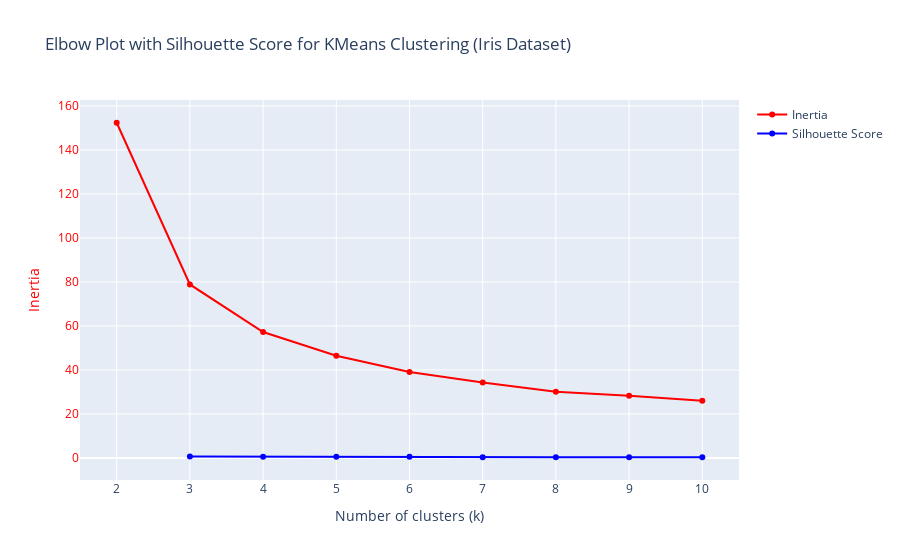

Here is the notebook cell this chart was saved with:
### Code cell
import numpy as np
import plotly.graph_objs as go
from sklearn.datasets import load_iris
from sklearn.cluster import KMeans
from sklearn.metrics import silhouette_score

# Load the Iris dataset
iris = load_iris()
X = iris.data

# Set up range of clusters to test
k_values = list(range(2, 11))

# Initialize lists to store inertia and silhouette scores
inertia = []
silhouette_scores = []

# Fit KMeans and compute inertia and silhouette scores for each value of k
for k in k_values:
    kmeans = KMeans(n_clusters=k, n_init=10, random_state=42)  # Setting n_init explicitly
    kmeans.fit(X)
    inertia.append(kmeans.inertia_)
    if k > 1:
        silhouette_scores.append(silhouette_score(X, kmeans.labels_))

# Create traces
trace1 = go.Scatter(x=k_values, y=inertia, mode='lines+markers', name='Inertia', marker=dict(color='red'))
trace2 = go.Scatter(x=k_values[1:], y=silhouette_scores, mode='lines+markers', name='Silhouette Score', marker=dict(color='blue'))

# Create subplots
fig = go.Figure(data=[trace1, trace2])
fig.update_layout(title='Elbow Plot with Silhouette Score for KMeans Clustering (Iris Dataset)',
                  xaxis_title='Number of clusters (k)',
                  yaxis=dict(title='Inertia', color='red'),
                  yaxis2=dict(title='Silhouette Score', color='blue', overlaying='y', side='right'))
fig.show()

### Figure 1 — Plotly figure (JSON) as saved in the notebook; plotly's stock layout.template omitted (floating-point values rounded to 4 significant figures)
{"data": [{"marker": {"color": "red"}, "mode": "lines+markers", "name": "Inertia", "type": "scatter", "x": [2, 3, 4, 5, 6, 7, 8, 9, 10], "y": [152.3, 78.85, 57.23, 46.46, 39.04, 34.31, 30.13, 28.29, 25.97]}, {"marker": {"color": "blue"}, "mode": "lines+markers", "name": "Silhouette Score", "type": "scatter", "x": [3, 4, 5, 6, 7, 8, 9, 10], "y": [0.681, 0.5528, 0.4981, 0.4912, 0.3648, 0.3543, 0.3487, 0.3125, 0.318]}], "layout": {"autosize": true, "title": {"text": "Elbow Plot with Silhouette Score for KMeans Clustering (Iris Dataset)"}, "xaxis": {"autorange": true, "range": [1.511, 10.49], "title": {"text": "Number of clusters (k)"}, "type": "linear"}, "yaxis": {"autorange": true, "color": "red", "range": [-12.23, 164.9], "title": {"text": "Inertia"}, "type": "linear"}, "yaxis2": {"color": "blue", "overlaying": "y", "side": "right", "title": {"text": "Silhouette Score"}}}}
